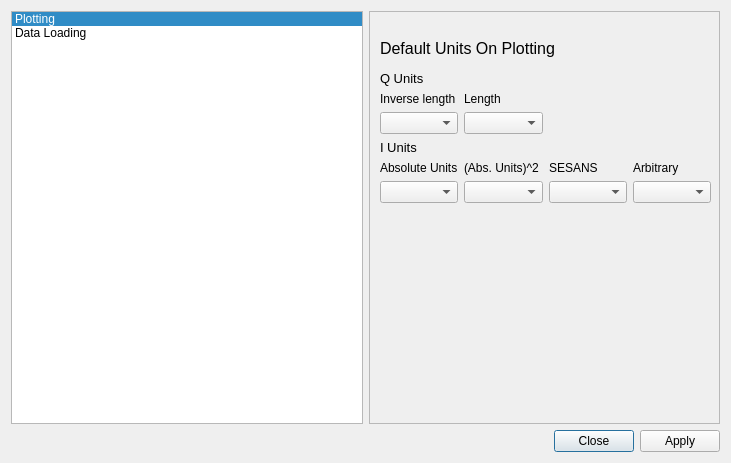
<?xml version="1.0" encoding="UTF-8"?>
<ui version="4.0">
 <class>preferencesUI</class>
 <widget class="QDialog" name="preferencesUI">
  <property name="geometry">
   <rect>
    <x>0</x>
    <y>0</y>
    <width>731</width>
    <height>463</height>
   </rect>
  </property>
  <property name="sizePolicy">
   <sizepolicy hsizetype="MinimumExpanding" vsizetype="MinimumExpanding">
    <horstretch>0</horstretch>
    <verstretch>0</verstretch>
   </sizepolicy>
  </property>
  <property name="windowTitle">
   <string>Preferences</string>
  </property>
  <property name="windowIcon">
   <iconset>
    <normaloff>:/res/ball.ico</normaloff>:/res/ball.ico</iconset>
  </property>
  <layout class="QGridLayout" name="gridLayout_2">
   <item row="18" column="0" rowspan="2">
    <layout class="QHBoxLayout" name="horizontalLayout_2">
     <property name="sizeConstraint">
      <enum>QLayout::SetNoConstraint</enum>
     </property>
     <item>
      <widget class="QListWidget" name="listWidget">
       <property name="currentRow">
        <number>0</number>
       </property>
       <item>
        <property name="text">
         <string>Plotting</string>
        </property>
       </item>
       <item>
        <property name="text">
         <string>Data Loading</string>
        </property>
       </item>
      </widget>
     </item>
     <item>
      <layout class="QVBoxLayout" name="verticalLayout">
       <item>
        <widget class="QStackedWidget" name="stackedWidget">
         <property name="enabled">
          <bool>true</bool>
         </property>
         <property name="layoutDirection">
          <enum>Qt::LeftToRight</enum>
         </property>
         <property name="frameShape">
          <enum>QFrame::StyledPanel</enum>
         </property>
         <property name="frameShadow">
          <enum>QFrame::Sunken</enum>
         </property>
         <property name="lineWidth">
          <number>2</number>
         </property>
         <property name="midLineWidth">
          <number>1</number>
         </property>
         <property name="currentIndex">
          <number>0</number>
         </property>
         <widget class="QWidget" name="prefsPlotting">
          <widget class="QWidget" name="verticalLayoutWidget_2">
           <property name="geometry">
            <rect>
             <x>10</x>
             <y>20</y>
             <width>331</width>
             <height>171</height>
            </rect>
           </property>
           <layout class="QVBoxLayout" name="verticalLayout_2">
            <item>
             <widget class="QLabel" name="label_4">
              <property name="font">
               <font>
                <pointsize>12</pointsize>
               </font>
              </property>
              <property name="text">
               <string>Default Units On Plotting</string>
              </property>
             </widget>
            </item>
            <item>
             <layout class="QGridLayout" name="gridLayout">
              <item row="0" column="0">
               <widget class="QLabel" name="label_6">
                <property name="font">
                 <font>
                  <pointsize>10</pointsize>
                 </font>
                </property>
                <property name="text">
                 <string>Q Units</string>
                </property>
               </widget>
              </item>
              <item row="3" column="1">
               <widget class="QComboBox" name="cbPlotQLength"/>
              </item>
              <item row="6" column="1">
               <widget class="QComboBox" name="cbPlotIAbsSquared"/>
              </item>
              <item row="3" column="0">
               <widget class="QComboBox" name="cbPlotQInvLength"/>
              </item>
              <item row="6" column="3">
               <widget class="QComboBox" name="cbPlotIArbitrary"/>
              </item>
              <item row="5" column="0">
               <widget class="QLabel" name="label_15">
                <property name="text">
                 <string>Absolute Units</string>
                </property>
               </widget>
              </item>
              <item row="1" column="0">
               <widget class="QLabel" name="label_3">
                <property name="text">
                 <string>Inverse length</string>
                </property>
               </widget>
              </item>
              <item row="4" column="0">
               <widget class="QLabel" name="label_8">
                <property name="font">
                 <font>
                  <pointsize>10</pointsize>
                 </font>
                </property>
                <property name="text">
                 <string>I Units</string>
                </property>
               </widget>
              </item>
              <item row="5" column="3">
               <widget class="QLabel" name="label_7">
                <property name="text">
                 <string>Arbitrary</string>
                </property>
               </widget>
              </item>
              <item row="5" column="2">
               <widget class="QLabel" name="label_2">
                <property name="text">
                 <string>SESANS</string>
                </property>
               </widget>
              </item>
              <item row="5" column="1">
               <widget class="QLabel" name="label">
                <property name="text">
                 <string>(Abs. Units)^2</string>
                </property>
               </widget>
              </item>
              <item row="6" column="2">
               <widget class="QComboBox" name="cbPlotISesans"/>
              </item>
              <item row="6" column="0">
               <widget class="QComboBox" name="cbPlotIAbs"/>
              </item>
              <item row="1" column="1">
               <widget class="QLabel" name="label_16">
                <property name="text">
                 <string>Length</string>
                </property>
               </widget>
              </item>
             </layout>
            </item>
           </layout>
          </widget>
         </widget>
         <widget class="QWidget" name="prefsDataLoading">
          <widget class="QWidget" name="verticalLayoutWidget_3">
           <property name="geometry">
            <rect>
             <x>10</x>
             <y>20</y>
             <width>331</width>
             <height>171</height>
            </rect>
           </property>
           <layout class="QVBoxLayout" name="verticalLayout_3">
            <item>
             <widget class="QLabel" name="label_5">
              <property name="font">
               <font>
                <pointsize>12</pointsize>
               </font>
              </property>
              <property name="toolTip">
               <string>&lt;html&gt;&lt;head/&gt;&lt;body&gt;&lt;p&gt;The units selected in this section will be attached to the X and Y values of a data set when the loaded data set has no known units. Units found within a data file take precedence over the values selected here.&lt;/p&gt;&lt;/body&gt;&lt;/html&gt;</string>
              </property>
              <property name="text">
               <string>Default Units On Loading</string>
              </property>
             </widget>
            </item>
            <item>
             <layout class="QGridLayout" name="gridLayout_3">
              <item row="0" column="0">
               <widget class="QLabel" name="label_10">
                <property name="font">
                 <font>
                  <pointsize>10</pointsize>
                 </font>
                </property>
                <property name="text">
                 <string>Q Units</string>
                </property>
               </widget>
              </item>
              <item row="5" column="1">
               <widget class="QComboBox" name="cbLoadIAbsSquared"/>
              </item>
              <item row="3" column="0">
               <widget class="QLabel" name="label_18">
                <property name="font">
                 <font>
                  <pointsize>10</pointsize>
                 </font>
                </property>
                <property name="text">
                 <string>I Units</string>
                </property>
               </widget>
              </item>
              <item row="5" column="0">
               <widget class="QComboBox" name="cbLoadIAbs">
                <item>
                 <property name="text">
                  <string>Absolute Units</string>
                 </property>
                </item>
                <item>
                 <property name="text">
                  <string>(Absolute Units)^2</string>
                 </property>
                </item>
                <item>
                 <property name="text">
                  <string>SESANS</string>
                 </property>
                </item>
                <item>
                 <property name="text">
                  <string>Arbitrary</string>
                 </property>
                </item>
               </widget>
              </item>
              <item row="1" column="1">
               <widget class="QLabel" name="label_17">
                <property name="text">
                 <string>Units</string>
                </property>
               </widget>
              </item>
              <item row="1" column="0">
               <widget class="QLabel" name="label_14">
                <property name="text">
                 <string>Unit Type</string>
                </property>
               </widget>
              </item>
              <item row="4" column="0">
               <widget class="QLabel" name="label_9">
                <property name="text">
                 <string>Unit Type</string>
                </property>
               </widget>
              </item>
              <item row="2" column="0">
               <widget class="QComboBox" name="cbLoadQInvLength">
                <item>
                 <property name="text">
                  <string>Inverse Length</string>
                 </property>
                </item>
                <item>
                 <property name="text">
                  <string>Length</string>
                 </property>
                </item>
               </widget>
              </item>
              <item row="4" column="1">
               <widget class="QLabel" name="label_11">
                <property name="text">
                 <string>Units</string>
                </property>
               </widget>
              </item>
              <item row="2" column="1">
               <widget class="QComboBox" name="cbLoadQLength"/>
              </item>
             </layout>
            </item>
           </layout>
          </widget>
         </widget>
        </widget>
       </item>
      </layout>
     </item>
    </layout>
   </item>
   <item row="22" column="0">
    <widget class="QDialogButtonBox" name="buttonBox">
     <property name="orientation">
      <enum>Qt::Horizontal</enum>
     </property>
     <property name="standardButtons">
      <set>QDialogButtonBox::Apply|QDialogButtonBox::Close</set>
     </property>
    </widget>
   </item>
  </layout>
 </widget>
 <resources/>
 <connections>
  <connection>
   <sender>buttonBox</sender>
   <signal>accepted()</signal>
   <receiver>preferencesUI</receiver>
   <slot>accept()</slot>
   <hints>
    <hint type="sourcelabel">
     <x>248</x>
     <y>254</y>
    </hint>
    <hint type="destinationlabel">
     <x>157</x>
     <y>274</y>
    </hint>
   </hints>
  </connection>
  <connection>
   <sender>buttonBox</sender>
   <signal>rejected()</signal>
   <receiver>preferencesUI</receiver>
   <slot>reject()</slot>
   <hints>
    <hint type="sourcelabel">
     <x>316</x>
     <y>260</y>
    </hint>
    <hint type="destinationlabel">
     <x>286</x>
     <y>274</y>
    </hint>
   </hints>
  </connection>
 </connections>
</ui>
